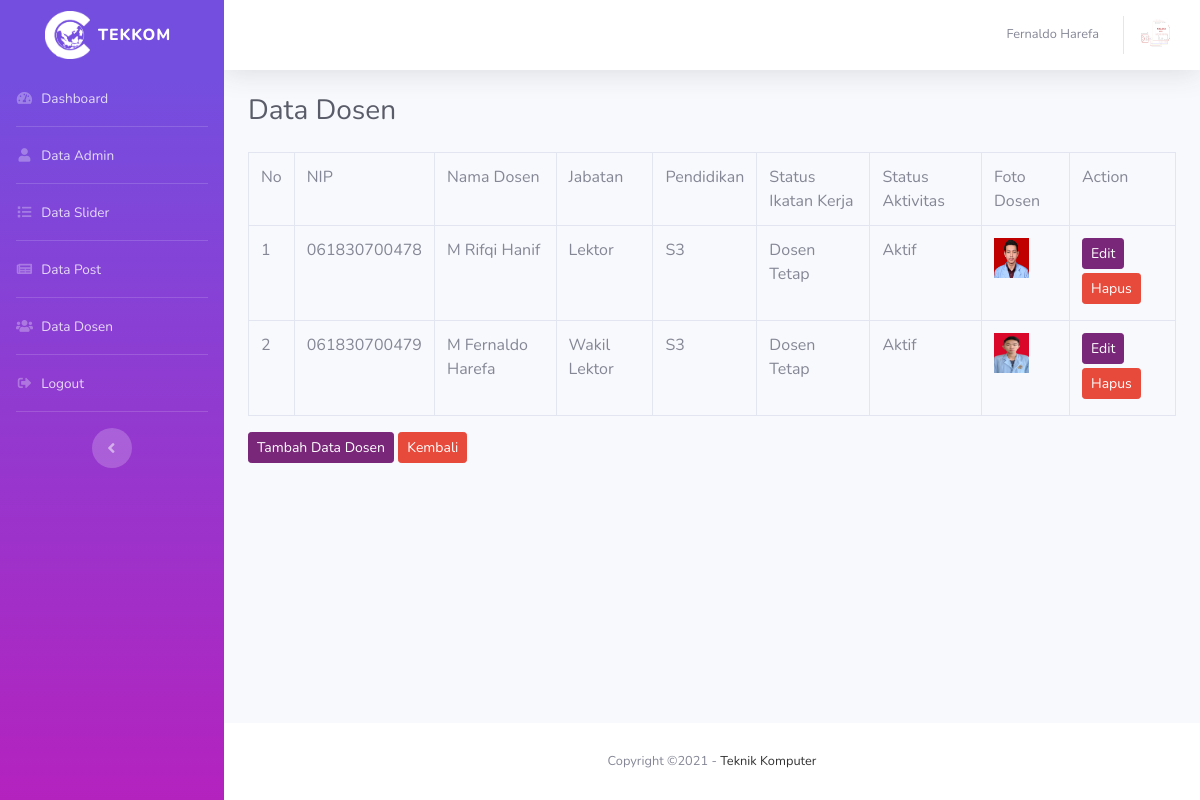
Page /login/admin/dosen.php (signed in) on the committed database.
### tables this page shows
CREATE TABLE `users` (
  `id` int(2) NOT NULL,
  `nama` varchar(50) NOT NULL,
  `username` varchar(50) NOT NULL,
  `password` varchar(100) NOT NULL,
  `foto` varchar(20) NOT NULL,
  `level` varchar(20) NOT NULL
);

CREATE TABLE `dosen` (
  `id` int(4) UNSIGNED ZEROFILL NOT NULL,
  `nip` varchar(20) NOT NULL,
  `nama` varchar(100) NOT NULL,
  `jk` enum('Laki - Laki','Perempuan') NOT NULL,
  `jabatan` varchar(30) NOT NULL,
  `pendidikan` varchar(2) NOT NULL,
  `sk` varchar(30) NOT NULL,
  `sa` varchar(20) NOT NULL,
  `rp` varchar(300) NOT NULL,
  `foto` varchar(100) NOT NULL
);

### login/admin/dosen.php (the view, shortened to what this page needs)
<?php include('../../assets/config/auto_load.php'); ?>
<?php include('../template/header.php'); ?>
<div class="container-fluid">
    <h1 class="h3 mb-4 text-gray-800">Data Dosen</h1>
    <div class="row">
        <div class="col-md-12 table-responsive">
            <table class="table table-bordered table-hover">
                <tr>
                    <td>No</td>
                    <td>NIP</td>
                    <td>Nama Dosen</td>
                    <td>Jabatan</td>
                    <td>Pendidikan</td>
                    <td>Status Ikatan Kerja</td>
                    <td>Status Aktivitas</td>
                    <td>Foto Dosen</td>
                    <td>Action</td>
                </tr>
                <?php
        $no = 1;
        $query = mysqli_query($koneksi, "Select * from dosen");
        while($p = mysqli_fetch_array($query)) { ?>
                <tr>
                    <td><?= $no++ ?></td>
                    <td><?= $p['nip'] ?></td>
                    <td><?= $p['nama'] ?></td>
                    <td><?= $p['jabatan'] ?></td>
                    <td><?= $p['pendidikan'] ?></td>
                    <td><?= $p['sk'] ?></td>
                    <td><?= $p['sa'] ?></td>
                    <td><img src="../../assets/images/dosen/<?=$p['foto'] ?>" width="35" height="40"></td>
                    <td>
                        <a href="" class="btn btn-primary btn-sm mb-1" data-toggle="modal"
                            data-target="#modalEdit_<?= $p['id'] ?>">Edit</a>
                        <a href="" class="btn btn-danger btn-sm mb-1" data-toggle="modal"
                            data-target="#modalHapus_<?= $p['id'] ?>">Hapus</a>
                    </td>
                </tr>
                <div class="modal fade" id="modalHapus_<?= $p['id'] ?>" tabindex="-1" role="dialog"
                    aria-labelledby="exampleModalLabel" aria-hidden="true">
                    <div class="modal-dialog" role="document">
                        <div class="modal-content">
                            <div class="modal-body">
                                <p>Anda akan menghapus data dosen "<?= $p['nama'] ?>". <br>
                                    <b> DATA AKAN DIHAPUS PERMANEN.<b>
                                </p>
                            </div>
                        </div>
                    </div>
                </div>
                <div class="modal fade" id="modalEdit_<?= $p['id'] ?>" tabindex="-1" role="dialog"
                    aria-labelledby="exampleModalLabel" aria-hidden="true">
                    <?php }
        ?>
            </table>
            <a href="" class="btn btn-primary btn-sm mb-1" data-toggle="modal" data-target="#modalvalidasi">Tambah Data
                Dosen</a>
            <a href="dashboard.php" class="btn btn-danger btn-sm mb-1">Kembali</a>
        </div>
    </div>
</div>
<?php include('../template/footer.php'); ?>

### login/template/header.php (shortened to what this page needs)
<?php
include '../../assets/config/koneksi.php';
?>
<!DOCTYPE html>
<html lang="en">
<head>
    <link href="../../assets/vendor/fontawesome-free/css/all.min.css" rel="stylesheet" type="text/css">
    <link href="../../assets/css/sb-admin-2.min.css" rel="stylesheet">
    <link href="../assets/vendor/datepicker/css/bootstrap-datepicker.css" rel="stylesheet">
</head>
<body id="page-top">
    <div id="wrapper">
        <ul class="navbar-nav bg-gradient-primary sidebar sidebar-dark accordion" id="accordionSidebar">
            <a class="sidebar-brand d-flex align-items-center justify-content-center text-center" href="dashboard.php">
                <div class="sidebar-brand-icon rotate-n-20 ">
                    <img src="http://localhost/tekkom/assets/images/logo/logo3.png" alt="" width="45px"
                        class="img-fluid">
                </div>
                <div class="sidebar-brand-text mx-2">TEKKOM</div>
            </a>
            <?php if($_SESSION['level'] == 'Super Admin') { ?>
            <li class="nav-item">
                <a class="nav-link" href="dashboard.php">
                    <i class="fas fa-fw fa-tachometer-alt"></i>
                    <span>Dashboard</span></a>
            </li>
            <hr class="sidebar-divider my-0">
            <li class="nav-item">
                <a class="nav-link" href="admin.php">
                    <i class="fas fa-fw fa-user"></i>
                    <span>Data Admin</span></a>
            </li>
            <hr class="sidebar-divider my-0">
            <li class="nav-item">
                <a class="nav-link" href="slider.php">
                    <i class="fas fa-fw fa-list"></i>
                    <span>Data Slider</span></a>
            </li>
            <hr class="sidebar-divider my-0">
            <li class="nav-item">
                <a class="nav-link" href="posting.php">
                    <i class="fas fa-fw fa-newspaper"></i>
                    <span>Data Post</span></a>
            </li>
            <hr class="sidebar-divider my-0">
            <li class="nav-item">
                <a class="nav-link" href="dosen.php">
                    <i class="fas fa-fw fa-users"></i>
                    <span>Data Dosen</span></a>
            </li>
            <?php } else{ ?>
            <li class="nav-item">
                <a class="nav-link" href="dashboard.php">
                    <i class="fas fa-fw fa-tachometer-alt"></i>
                    <span>Dashboard</span></a>
            </li>
            <hr class="sidebar-divider my-0">
            <li class="nav-item">
                <a class="nav-link" href="admin.php">
                    <i class="fas fa-fw fa-user"></i>
                    <span>Data Admin</span></a>
            </li>
            <hr class="sidebar-divider my-0">
            <li class="nav-item">
                <a class="nav-link" href="slider.php">
                    <i class="fas fa-fw fa-list"></i>
                    <span>Data Slider</span></a>
            </li>
            <hr class="sidebar-divider my-0">
            <li class="nav-item">
                <a class="nav-link" href="posting.php">
                    <i class="fas fa-fw fa-newspaper"></i>
                    <span>Data Post</span></a>
            </li>
            <hr class="sidebar-divider my-0">
            <li class="nav-item">
                <a class="nav-link" href="dosen.php">
                    <i class="fas fa-fw fa-users"></i>
                    <span>Data Dosen</span></a>
            </li>
            <?php } ?>
            <hr class="sidebar-divider my-0">
            <li class="nav-item">
                <a class="nav-link" href="#" data-toggle="modal" data-target="#logoutModal">
                    <i class="fas fa-fw fa-sign-out-alt"></i>
                    <span>Logout</span></a>
            </li>
            <hr class="sidebar-divider d-none d-md-block">
            <div class="text-center d-none d-md-inline">
                <button class="rounded-circle border-0" id="sidebarToggle"></button>
            </div>
        </ul>
        <div id="content-wrapper" class="d-flex flex-column">
            <div id="content">
                <nav class="navbar navbar-expand navbar-light bg-white topbar mb-4 static-top shadow">
                    <ul class="navbar-nav ml-auto">
                        <?php
            $query = mysqli_query($koneksi, "Select * from users where id = '$_SESSION[id_users]'");
            $u = mysqli_fetch_array($query);
            ?>
                        <li class="nav-item dropdown no-arrow">
                            <a class="nav-link dropdown-toggle" href="#" id="userDropdown" role="button"
                                data-toggle="dropdown" aria-haspopup="true" aria-expanded="false">
                                <span
                                    class="mr-2 d-none d-lg-inline text-gray-600 small"><?php echo $u['nama']; ?></span>
                                <img class="img-profile rounded-circle "
                                    src="../../assets/images/admin/<?php echo $u['foto'] ?>">
                            </a>
                        </li>
                    </ul>
                </nav>

### rows in the picture
users: nama "Fernaldo Harefa", foto (picture)
dosen: nip "061830700478", nama "M Rifqi Hanif", jabatan "Lektor", pendidikan "S3", sk "Dosen Tetap", sa "Aktif", foto (picture)
dosen: nip "061830700479", nama "M Fernaldo Harefa", jabatan "Wakil Lektor", pendidikan "S3", sk "Dosen Tetap", sa "Aktif", foto (picture)
